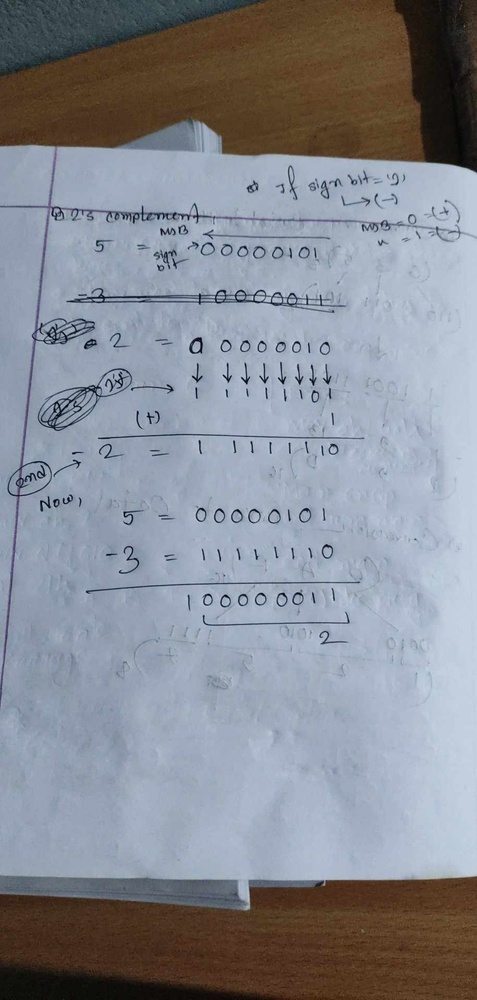
#> input picture image/digits.jpg, 477 x 1000 px, shrunk from 915 x 1920 before the run, found by its file name
$ jupyter execute Adjust_Colour_InBackground.ipynb
#> lines starting #> are read from the running program, lines starting #| are printed output that depends on the picture
<a href="https://colab.research.google.com/github/tarikul12/cvpr/blob/main/Adjust_Colour_InBackground.ipynb" target="_parent"></a>

[cell 1]
import cv2
import numpy as np
from google.colab import files
from google.colab.patches import cv2_imshow

# Step 1: Upload an image
uploaded = files.upload()
#> the answer given: digits.jpg

# Step 2: Remove background from the uploaded image
def remove_background(image):
    # Convert image to grayscale
    gray = cv2.cvtColor(image, cv2.COLOR_BGR2GRAY)
    # Apply a threshold to create a binary mask
    _, mask = cv2.threshold(gray, 240, 255, cv2.THRESH_BINARY)
    # Invert the mask
    mask_inv = cv2.bitwise_not(mask)
    # Create a masked image with the background removed
    masked_image = cv2.bitwise_and(image, image, mask=mask_inv)
    return masked_image

# Load the uploaded image
if len(uploaded) > 0:
    file_name = list(uploaded.keys())[0]
    uploaded_image = cv2.imread(file_name)
#> uploaded_image is the input picture: shape (1000, 477, 3); mean B, G, R 147.5, 138.8, 135.3

    # Step 3: Adjust the background color (for example, changing it to blue)
    blue_bg = np.full_like(uploaded_image, (255, 0, 0), dtype=np.uint8)
    final_image = cv2.add(uploaded_image, blue_bg)
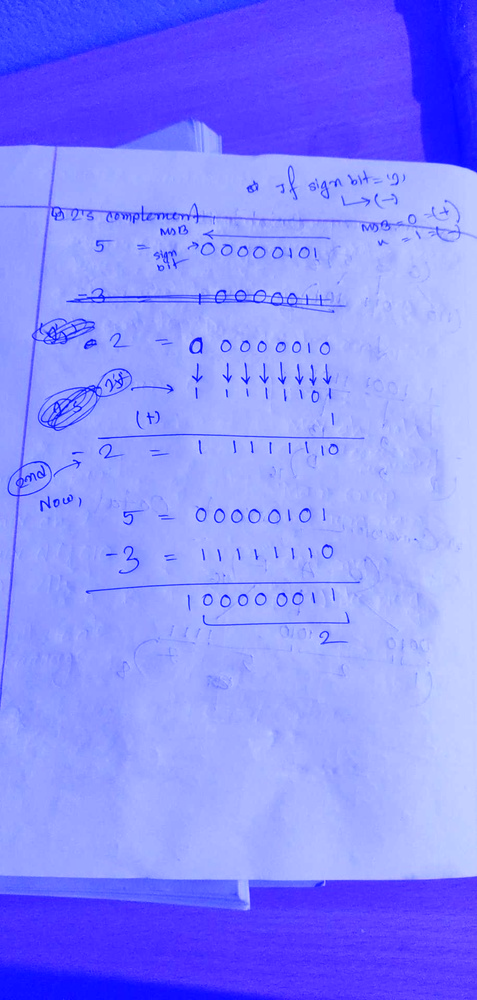
#> final_image: shape (1000, 477, 3); mean B, G, R 255, 138.8, 135.3

    # Display the original and final images
    cv2_imshow(cv2.cvtColor(uploaded_image, cv2.COLOR_BGR2RGB))
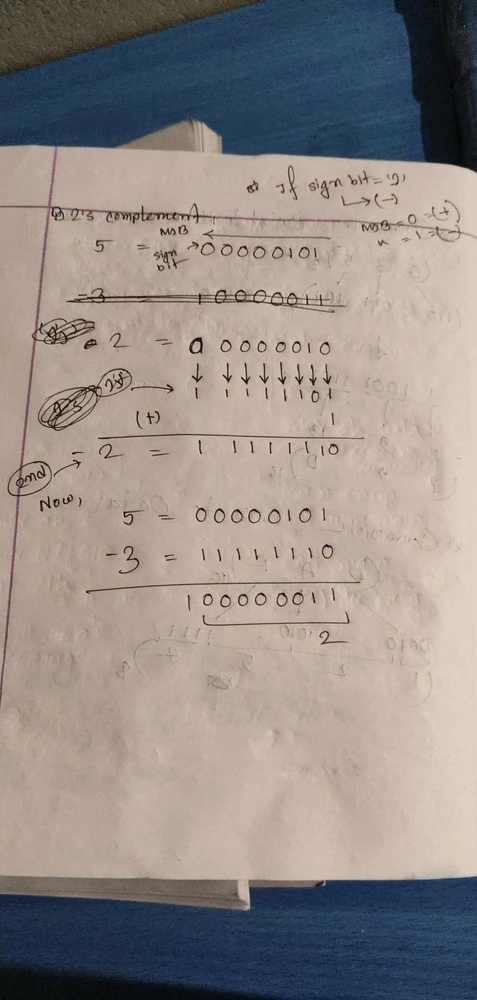
#> shown: shape (1000, 477, 3); mean B, G, R 135.3, 138.8, 147.5
    cv2_imshow(cv2.cvtColor(final_image, cv2.COLOR_BGR2RGB))
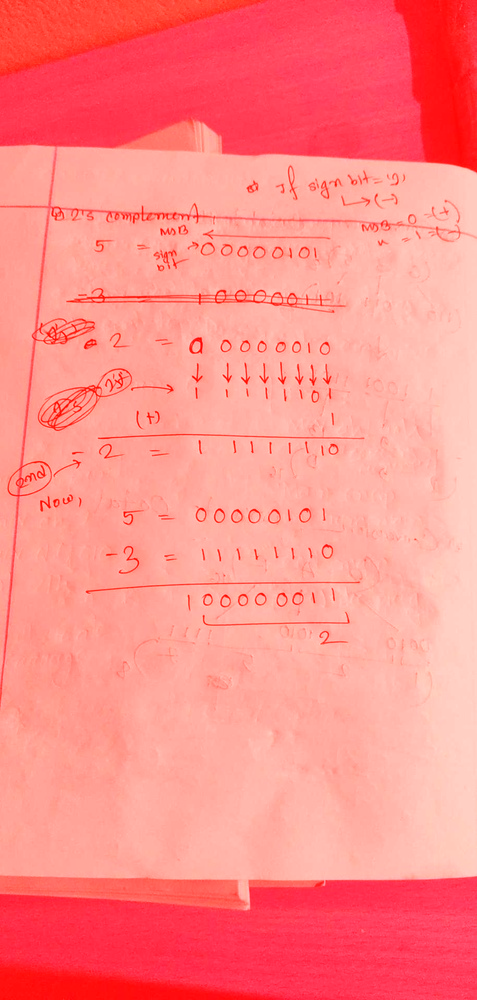
#> shown: shape (1000, 477, 3); mean B, G, R 135.3, 138.8, 255
else:
    print("No image uploaded.")

[cell 2]
import cv2
import numpy as np
from google.colab import files
from google.colab.patches import cv2_imshow

# Function to prompt the user to input RGB values for the background color
def get_user_background_color():
    rgb_input = input("Enter the RGB values for the background color (0-255), separated by commas: ")
    rgb_values = rgb_input.split(',')
    r = int(rgb_values[0].strip())
    g = int(rgb_values[1].strip())
    b = int(rgb_values[2].strip())
    return (r, g, b)

# Step 1: Upload an image
uploaded = files.upload()
#> the answer given: home.jpg

# Step 2: Remove background from the uploaded image
def remove_background(image):
    # Convert image to grayscale
    gray = cv2.cvtColor(image, cv2.COLOR_BGR2GRAY)
    # Apply a threshold to create a binary mask
    _, mask = cv2.threshold(gray, 240, 255, cv2.THRESH_BINARY)
    # Invert the mask
    mask_inv = cv2.bitwise_not(mask)
    # Create a masked image with the background removed
    masked_image = cv2.bitwise_and(image, image, mask=mask_inv)
    return masked_image

# Load the uploaded image
if len(uploaded) > 0:
    file_name = list(uploaded.keys())[0]
    uploaded_image = cv2.imread(file_name)
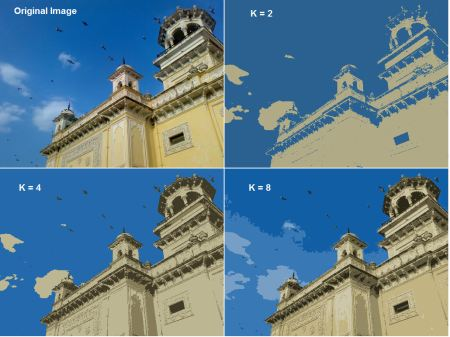
#> input picture image/home.jpg, 450 x 337 px, found by its file name
#> uploaded_image is the input picture: shape (337, 450, 3); mean B, G, R 142.1, 125, 93.3

    # Step 3: Prompt the user to input the background color
    print("Enter the RGB values for the background color (0-255)")
    background_color = get_user_background_color()

    # Adjust the background color based on user input
    custom_bg = np.full_like(uploaded_image, background_color, dtype=np.uint8)
    final_image = cv2.add(uploaded_image, custom_bg)

    # Display the original and final images
    cv2_imshow(cv2.cvtColor(uploaded_image, cv2.COLOR_BGR2RGB))
    cv2_imshow(cv2.cvtColor(final_image, cv2.COLOR_BGR2RGB))
else:
    print("No image uploaded.")
